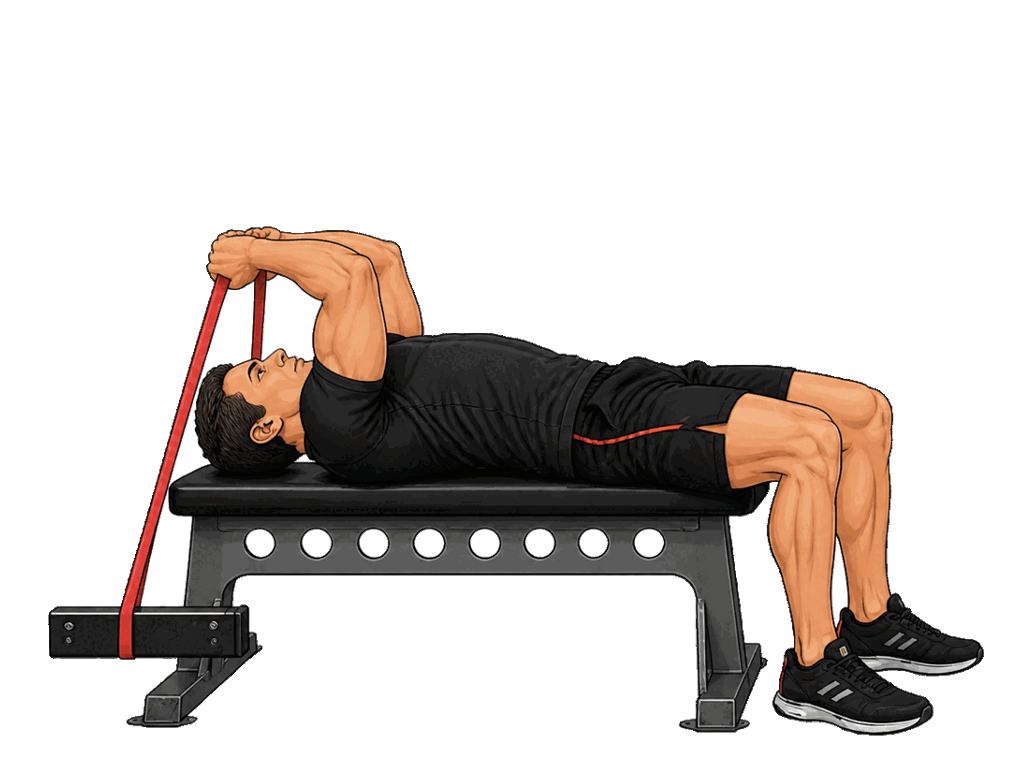
#> input picture artifacts/workout-visual-qa/skull-final-candidates/Band_Skull_Crusher_male_v2_0.png, 1024 x 768 px; its folder holds 4 pictures in this run
$ python review_final_skull.py
#> lines starting #> are read from the running program, lines starting #| are printed output that depends on the picture; after the words box and inside, x2 and y2 are one past the last pixel; in counts of white or black regions, pixels touching at a corner belong together
#!/usr/bin/env python3
"""Generate read-only comparison metrics and contact sheets for staged Skull PNGs."""
from pathlib import Path
import hashlib
import json

import cv2
import numpy as np
from PIL import Image, ImageDraw

QA = Path(__file__).resolve().parent.parent
REPO = QA.parents[1]
SOURCE = QA / 'skull-final-candidates'
FINAL = QA / 'skull-final-refined'
EXERCISE = 'Band_Skull_Crusher'


def sha(path):
    return hashlib.sha256(path.read_bytes()).hexdigest()


def main():
    rows = []
    images = {}
    for gender in ('male', 'female'):
        for frame in range(4):
            stem = f'{EXERCISE}_{gender}_v2_{frame}'
            source = Image.open(SOURCE / (stem + '.png'))
#> source is the input picture: PIL image 1024x768 RGBA; mean R, G, B, A 25.4, 19.2, 15.7, 69.4
            candidate = Image.open(FINAL / (stem + '.png'))
            old, new = np.array(source), np.array(candidate)
            assert candidate.mode == 'RGBA' and candidate.size == (1024, 768)
            assert candidate.getchannel('A').getextrema() == (0, 255)
            assert np.array_equal(old[605:750, 785:1024], new[605:750, 785:1024])
            interior = cv2.erode((old[..., 3] > 7).astype(np.uint8), np.ones((5, 5), np.uint8)) > 0
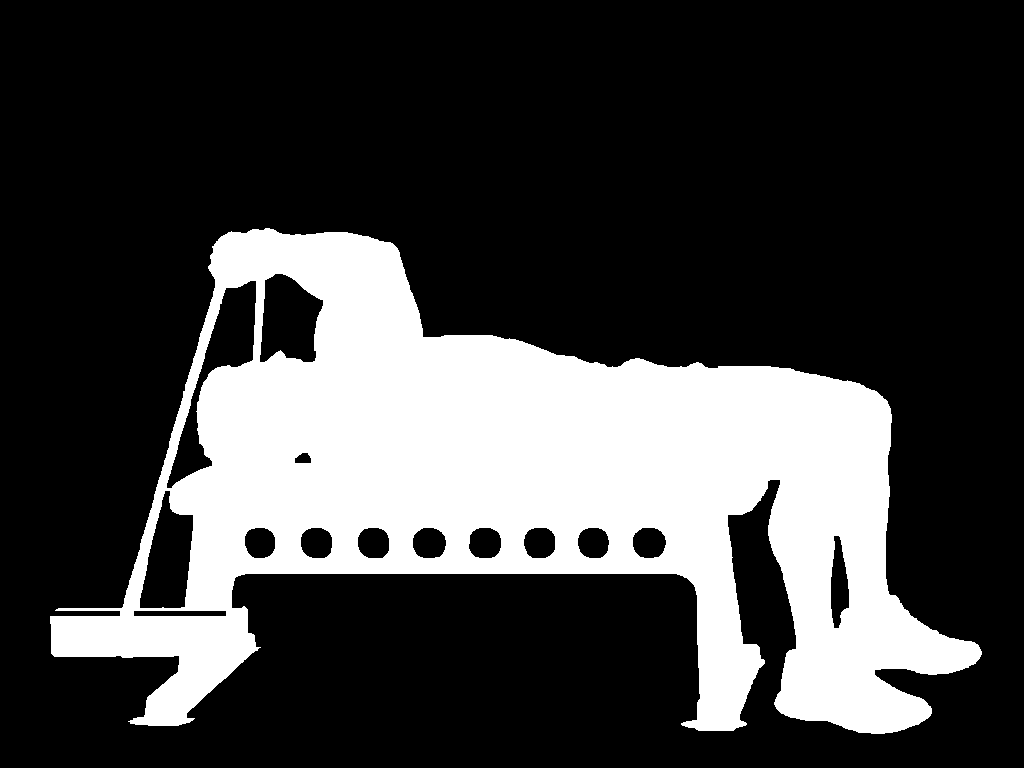
#> interior: shape (768, 1024) bool; 25.7% white; 1 white region, box (x1, y1, x2, y2) and area: (50, 228, 982, 734) 202273
            assert np.array_equal(old[interior], new[interior])
            changed = np.any(old != new, axis=2)
#> changed: shape (768, 1024) bool; every value is 0
#> (the run stopped early here; a loop or call above may not have finished)
